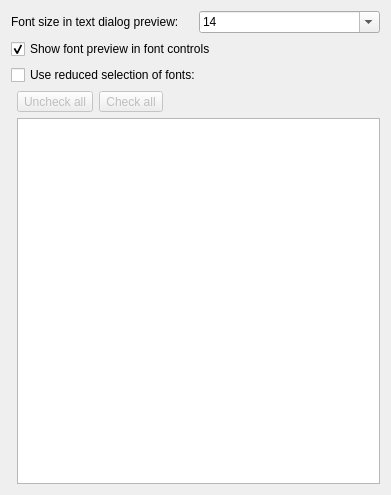
<?xml version="1.0" encoding="UTF-8"?>
<ui version="4.0">
 <class>Text</class>
 <widget class="QWidget" name="Text">
  <property name="geometry">
   <rect>
    <x>0</x>
    <y>0</y>
    <width>391</width>
    <height>495</height>
   </rect>
  </property>
  <layout class="QVBoxLayout" name="verticalLayout">
   <item>
    <layout class="QHBoxLayout" name="horizontalLayout">
     <item>
      <widget class="QLabel" name="PreviewFontSize_Label">
       <property name="text">
        <string>Font size in text dialog preview:</string>
       </property>
      </widget>
     </item>
     <item>
      <widget class="QComboBox" name="PreviewFontSize">
       <property name="editable">
        <bool>true</bool>
       </property>
       <property name="currentIndex">
        <number>5</number>
       </property>
       <item>
        <property name="text">
         <string notr="true">8</string>
        </property>
       </item>
       <item>
        <property name="text">
         <string notr="true">10</string>
        </property>
       </item>
       <item>
        <property name="text">
         <string notr="true">11</string>
        </property>
       </item>
       <item>
        <property name="text">
         <string notr="true">12</string>
        </property>
       </item>
       <item>
        <property name="text">
         <string notr="true">13</string>
        </property>
       </item>
       <item>
        <property name="text">
         <string notr="true">14</string>
        </property>
       </item>
       <item>
        <property name="text">
         <string notr="true">15</string>
        </property>
       </item>
       <item>
        <property name="text">
         <string notr="true">16</string>
        </property>
       </item>
       <item>
        <property name="text">
         <string notr="true">18</string>
        </property>
       </item>
       <item>
        <property name="text">
         <string notr="true">20</string>
        </property>
       </item>
       <item>
        <property name="text">
         <string notr="true">22</string>
        </property>
       </item>
       <item>
        <property name="text">
         <string notr="true">24</string>
        </property>
       </item>
       <item>
        <property name="text">
         <string notr="true">26</string>
        </property>
       </item>
       <item>
        <property name="text">
         <string notr="true">28</string>
        </property>
       </item>
       <item>
        <property name="text">
         <string notr="true">30</string>
        </property>
       </item>
       <item>
        <property name="text">
         <string notr="true">32</string>
        </property>
       </item>
      </widget>
     </item>
    </layout>
   </item>
   <item>
    <widget class="QCheckBox" name="ShowFontPreview">
     <property name="text">
      <string>Show font preview in font controls</string>
     </property>
     <property name="checked">
      <bool>true</bool>
     </property>
    </widget>
   </item>
   <item>
    <widget class="QCheckBox" name="UseReducedFontList">
     <property name="text">
      <string>Use reduced selection of fonts:</string>
     </property>
    </widget>
   </item>
   <item>
    <layout class="QGridLayout" name="gridLayout">
     <item row="0" column="0" rowspan="2">
      <widget class="QWidget" name="widget" native="true"/>
     </item>
     <item row="0" column="1">
      <layout class="QHBoxLayout" name="horizontalLayout_2">
       <item>
        <widget class="QToolButton" name="UncheckAll">
         <property name="enabled">
          <bool>false</bool>
         </property>
         <property name="text">
          <string>Uncheck all</string>
         </property>
        </widget>
       </item>
       <item>
        <widget class="QToolButton" name="CheckAll">
         <property name="enabled">
          <bool>false</bool>
         </property>
         <property name="text">
          <string>Check all</string>
         </property>
        </widget>
       </item>
       <item>
        <spacer name="horizontalSpacer">
         <property name="orientation">
          <enum>Qt::Horizontal</enum>
         </property>
         <property name="sizeHint" stdset="0">
          <size>
           <width>40</width>
           <height>20</height>
          </size>
         </property>
        </spacer>
       </item>
      </layout>
     </item>
     <item row="1" column="1">
      <widget class="QListWidget" name="ReducedFontList"/>
     </item>
    </layout>
   </item>
  </layout>
 </widget>
 <resources/>
 <connections>
  <connection>
   <sender>UseReducedFontList</sender>
   <signal>toggled(bool)</signal>
   <receiver>ReducedFontList</receiver>
   <slot>setEnabled(bool)</slot>
   <hints>
    <hint type="sourcelabel">
     <x>120</x>
     <y>49</y>
    </hint>
    <hint type="destinationlabel">
     <x>154</x>
     <y>122</y>
    </hint>
   </hints>
  </connection>
  <connection>
   <sender>UseReducedFontList</sender>
   <signal>toggled(bool)</signal>
   <receiver>UncheckAll</receiver>
   <slot>setEnabled(bool)</slot>
   <hints>
    <hint type="sourcelabel">
     <x>90</x>
     <y>37</y>
    </hint>
    <hint type="destinationlabel">
     <x>72</x>
     <y>65</y>
    </hint>
   </hints>
  </connection>
  <connection>
   <sender>UseReducedFontList</sender>
   <signal>toggled(bool)</signal>
   <receiver>CheckAll</receiver>
   <slot>setEnabled(bool)</slot>
   <hints>
    <hint type="sourcelabel">
     <x>123</x>
     <y>39</y>
    </hint>
    <hint type="destinationlabel">
     <x>129</x>
     <y>58</y>
    </hint>
   </hints>
  </connection>
 </connections>
</ui>
